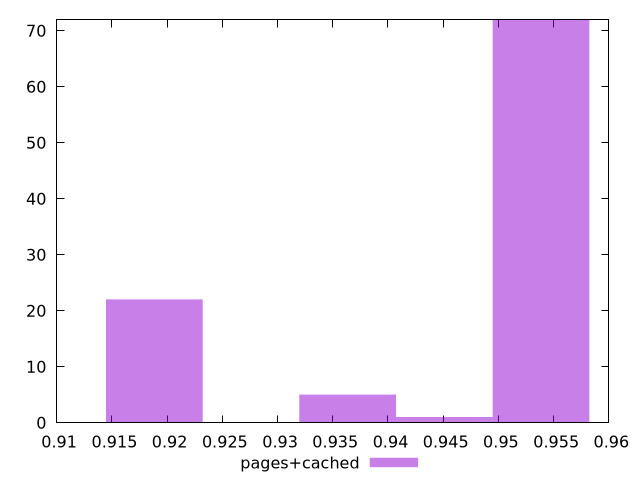

Recreate this plot in gnuplot.
$_pagesCached <<EOF
0.9538528253001137 72
0.918849051894605 22
0.9451018819487366 1
0.9363509385973593 5
EOF
set key outside below
set terminal pngcairo
set output "report_00006_2020-11-02T20-21-41.718Z/first-meaningful-paint/pages+cached//hist.png"
set yrange [0:72]
set boxwidth 0.00875094335137719
set style fill transparent solid 0.5 noborder
plot $_pagesCached title "pages+cached" with boxes ,
